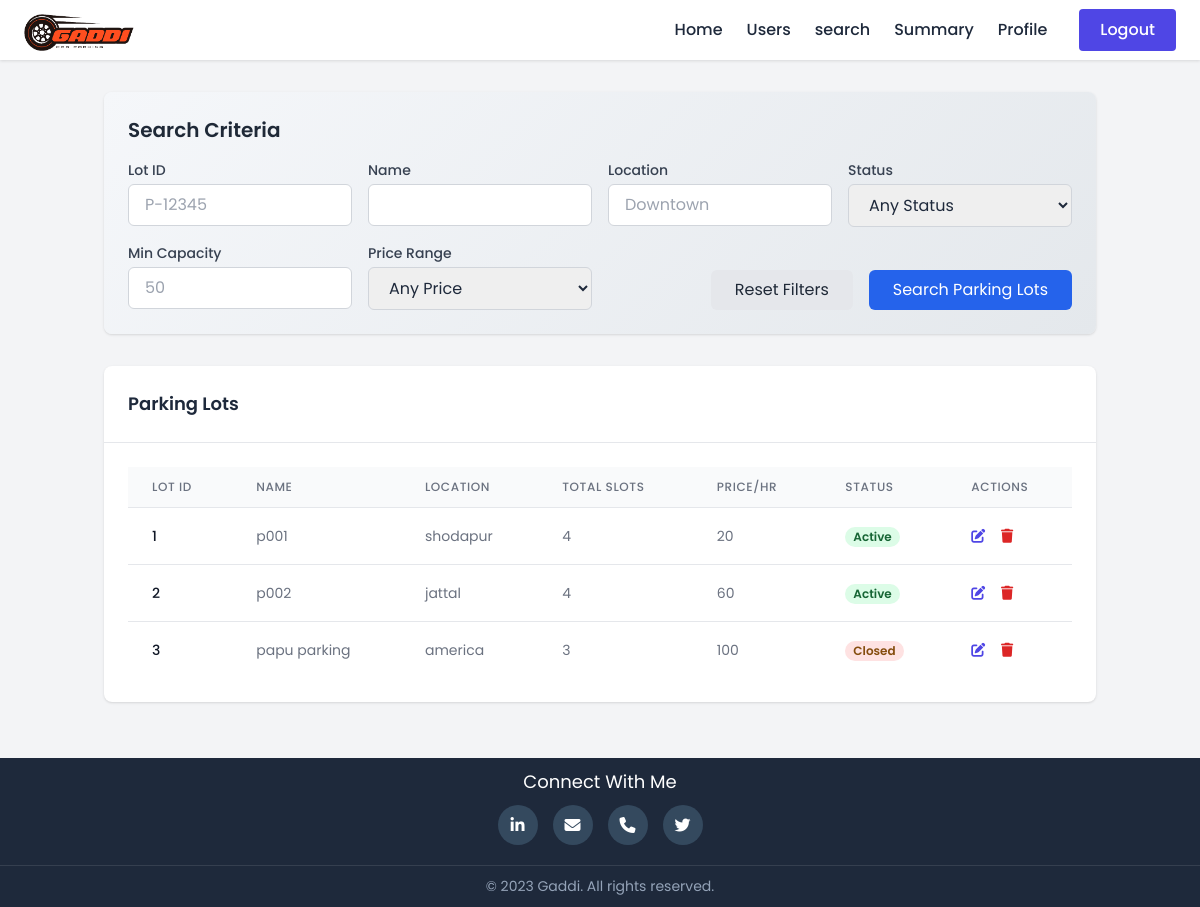
Screenshot of /admin@01.com/search-lots (signed in) with the database file from the repository.
### model_db.py (models this page shows)
class ParkingLot(db.Model):
    __tablename__ = 'parking_lot'
    id = db.Column(db.Integer, primary_key=True, nullable=False)
    name = db.Column(db.String(100), nullable=False)
    admin_id = db.Column(db.Integer, db.ForeignKey('users.id'), nullable=False)
    total_spots = db.Column(db.Integer, nullable=False)
    address = db.Column(db.String(200))
    pincode = db.Column(db.Integer)
    status = db.Column(db.String(10))  # 'active', 'inactive', etc.
    price_per_hrs = db.Column(db.Integer)
    spots = db.relationship('ParkingSpot', backref='lot', lazy=True)

### routes.py (the view)
    @app.route('/<username>/search-lots', methods=['GET'])
    @auth_required
    def search_Lots(username):
        user = Users.query.get(session['user_id'])
        lot_id = request.args.get('lotId')
        name = request.args.get('name')
        location = request.args.get('location')
        status = request.args.get('status')
        min_capacity = request.args.get('capacity')
        price_range = request.args.get('priceRange')
        query = ParkingLot.query
        if lot_id:
            query = query.filter(ParkingLot.id.like(f"%{lot_id}%"))
        if name:
            query = query.filter(ParkingLot.name.ilike(f"%{name}%"))
        if location:
            query = query.filter(ParkingLot.address.ilike(f"%{location}%"))
        if status and status != "Any Status":
            query = query.filter_by(status=status)
        if min_capacity:
            try:
                query = query.filter(ParkingLot.total_spots >= int(min_capacity))
            except ValueError:
                pass
        if price_range and price_range != "Any Price":
            try:
                low, high = map(int, price_range.split('-'))
                query = query.filter(ParkingLot.price_per_hrs.between(low, high))
            except ValueError:
                pass
        lots = query.all()
        return render_template('admin/search.html',
                            username=username,parking_lots=lots)

### templates/admin/search.html (shortened to what this page needs)
{% extends "admin/base0.html" %}
{% block head %}
<script src="https://cdn.tailwindcss.com"></script>
{% endblock %}
{% block content %}
<div class="bg-gray-100">
    <div class="container mx-auto px-4 py-8">
        <section class="search-filters p-6 rounded-lg shadow mb-8">
            <h2 class="text-xl font-semibold text-gray-800 mb-4">Search Criteria</h2>
            <form id="searchForm" method="GET" action="{{ url_for('search_Lots', username=username) }}" class="grid grid-cols-1 md:grid-cols-2 lg:grid-cols-4 gap-4">
                <div>
                    <label for="lotId" class="block text-sm font-medium text-gray-700 mb-1">Lot ID</label>
                    <input type="text" id="lotId" name="lotId" placeholder="P-12345"
                           class="w-full px-4 py-2 border border-gray-300 rounded-md focus:ring-2 focus:ring-blue-500 focus:border-blue-500">
                </div>
                <div>
                    <label for="name" class="block text-sm font-medium text-gray-700 mb-1">Name</label>
                    <input type="text" id="name" name="name" placeholder=""
                           class="w-full px-4 py-2 border border-gray-300 rounded-md focus:ring-2 focus:ring-blue-500 focus:border-blue-500">
                </div>
                <div>
                    <label for="location" class="block text-sm font-medium text-gray-700 mb-1">Location</label>
                    <input type="text" id="location" name="location" placeholder="Downtown"
                           class="w-full px-4 py-2 border border-gray-300 rounded-md focus:ring-2 focus:ring-blue-500 focus:border-blue-500">
                </div>
                <div>
                    <label for="status" class="block text-sm font-medium text-gray-700 mb-1">Status</label>
                    <select id="status" name="status"
                            class="w-full px-4 py-2 border border-gray-300 rounded-md focus:ring-2 focus:ring-blue-500 focus:border-blue-500">
                        <option value="">Any Status</option>
                    </select>
                </div>
                <div>
                    <label for="capacity" class="block text-sm font-medium text-gray-700 mb-1">Min Capacity</label>
                    <input type="number" id="capacity" name="capacity" placeholder="50" min="0"
                           class="w-full px-4 py-2 border border-gray-300 rounded-md focus:ring-2 focus:ring-blue-500 focus:border-blue-500">
                </div>
                <div>
                    <label for="priceRange" class="block text-sm font-medium text-gray-700 mb-1">Price Range</label>
                    <select id="priceRange" name="priceRange"
                            class="w-full px-4 py-2 border border-gray-300 rounded-md focus:ring-2 focus:ring-blue-500 focus:border-blue-500">
                        <option value="">Any Price</option>
                    </select>
                </div>
                <div class="lg:col-span-2 flex items-end justify-end space-x-4">
                    <button type="reset"
                            class="px-6 py-2 bg-gray-200 text-gray-800 rounded-md hover:bg-gray-300 transition duration-300 focus:outline-none focus:ring-2 focus:ring-gray-500">
                        Reset Filters
                    </button>
                    <button type="submit"
                            class="px-6 py-2 bg-blue-600 text-white rounded-md hover:bg-blue-700 transition duration-300 focus:outline-none focus:ring-2 focus:ring-blue-500">
                        Search Parking Lots
                    </button>
                </div>
            </form>
        </section>
        <div class="bg-white rounded-lg shadow mb-6">
            <div class="p-6 border-b flex justify-between items-center ">
                <h2 class="text-lg font-semibold">Parking Lots</h2>
            </div>
            <div class="p-6">
                <div class="overflow-x-auto">
                    <table class="min-w-full divide-y divide-gray-200">
                        <thead class="bg-gray-50">
                            <tr>
                                <th class="px-6 py-3 text-left text-xs font-medium text-gray-500 uppercase tracking-wider">Lot ID</th>
                                <th class="px-6 py-3 text-left text-xs font-medium text-gray-500 uppercase tracking-wider">Name</th>
                                <th class="px-6 py-3 text-left text-xs font-medium text-gray-500 uppercase tracking-wider">Location</th>
                                <th class="px-6 py-3 text-left text-xs font-medium text-gray-500 uppercase tracking-wider">Total Slots</th>
                                <th class="px-6 py-3 text-left text-xs font-medium text-gray-500 uppercase tracking-wider">Price/hr</th>
                                <th class="px-6 py-3 text-left text-xs font-medium text-gray-500 uppercase tracking-wider">Status</th>
                                <th class="px-6 py-3 text-left text-xs font-medium text-gray-500 uppercase tracking-wider">Actions</th>
                            </tr>
                        </thead>
                        <tbody class="bg-white divide-y divide-gray-200">
                            {% for lot in parking_lots %}
                                <tr>
                                    <td class="px-6 py-4 whitespace-nowrap text-sm font-medium text-gray-900">{{ lot.id }}</td>
                                    <td class="px-6 py-4 whitespace-nowrap text-sm text-gray-500">{{ lot.name }}</td>
                                    <td class="px-6 py-4 whitespace-nowrap text-sm text-gray-500">{{ lot.address }}</td>
                                    <td class="px-6 py-4 whitespace-nowrap text-sm text-gray-500">{{ lot.total_spots }}</td>
                                    <td class="px-6 py-4 whitespace-nowrap text-sm text-gray-500">{{ lot.price_per_hrs }}</td>
                                    <td class="px-6 py-4 whitespace-nowrap">
                                        <span class="px-2 inline-flex text-xs leading-5 font-semibold rounded-full {{ 'bg-green-100 text-green-800' if lot.status == 'active' else 'bg-red-100 text-yellow-800' }}">
                                            {{ lot.status.capitalize() }}
                                        </span>
                                    </td>
                                    <td class="px-6 py-4 whitespace-nowrap text-sm font-medium">
                                        <button onclick="openEditParkingModal(this)"
                                        class="text-indigo-600 hover:text-indigo-900 mr-3"
                                        data-id="{{ lot.id }}"
                                        data-name="{{ lot.name }}"
                                        data-location="{{ lot.address }}"
                                        data-slots="{{ lot.total_spots }}"
                                        data-status="{{ lot.status }}"
                                        data-admin_id="{{ lot.admin_id }}"
                                        data-pincode="{{ lot.pincode }}"
                                        data-price_per_hr="{{ lot.price_per_hrs }}">
                                            <i class="fas fa-edit"></i>
                                        </button>
                                        <button onclick="deleteParkingLot(this)"
                                            class="text-red-600 hover:text-red-900"
                                            data-id = "{{ lot.id }}">
                                            <i class="fas fa-trash"></i>
                                        </button>
                                    </td>
                                </tr>
                            {% endfor %}
                        </tbody>
                    </table>
                </div>
            </div>
        </div>
    </div>
</div>
{% endblock %}

### templates/admin/search.html (style rules this page uses)
.search-filters { background: linear-gradient(135deg, #f5f7fa 0%, #e4e8ec 100%); }

### templates/admin/base0.html (style rules this page uses)
:root { --primary-color: #4f46e5; --secondary-color: #10b981; --dark-color: #1e293b; --light-color: #f8fafc; --gray-color: #64748b; --max-width: 1200px; --shadow-sm: 0 1px 3px rgba(0, 0, 0, 0.12); --shadow-md: 0 4px 6px rgba(0, 0, 0, 0.1); --shadow-lg: 0 10px 15px rgba(0, 0, 0, 0.1); --transition: all 0.3s ease; }
* { margin: 0; padding: 0; box-sizing: border-box; }
body { font-family: 'Poppins', sans-serif; color: var(--dark-color); line-height: 1.6; display: flex; flex-direction: column; min-height: 100vh; background-color: #f9fafb; }
.container { max-width: var(--max-width); margin: 0 auto; padding: 0 1.5 rem; }

### rows the page displays
ParkingLot: id "1", name "p001", address "shodapur", total_spots "4", price_per_hrs "20", status "Active"
ParkingLot: id "2", name "p002", address "jattal", total_spots "4", price_per_hrs "60", status "Active"
ParkingLot: id "3", name "papu parking", address "america", total_spots "3", price_per_hrs "100", status "Closed"
